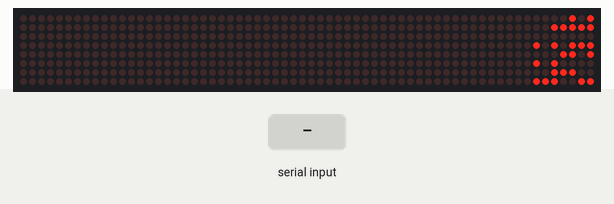
A sketch run on a simulated Arduino Uno, built with avr-gcc and run on an emulated ATmega328P. Parts: 64×8 LED matrix. Inputs (shaded band) come from the test bench.

Above: at 1.2 s.
1.3 s: "1" received over Serial
At 1.42 s:
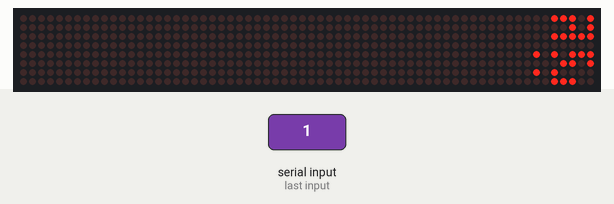
3.8 s: "0" received over Serial
At 3.99 s:
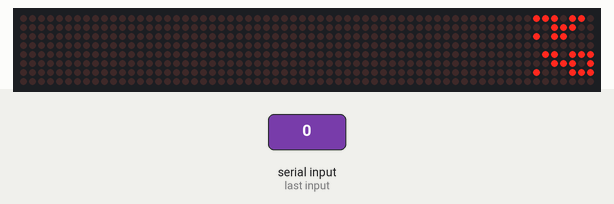
6.1 s: "2" received over Serial
At 6.31 s:
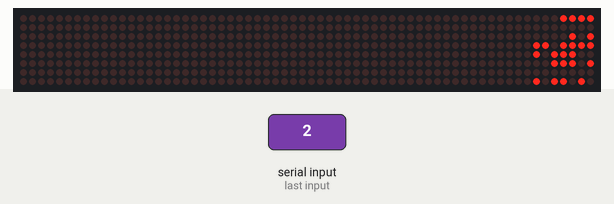
8.4 s: "1" received over Serial
10.7 s: "0" received over Serial
13.0 s: "2" received over Serial
At 15.53 s:
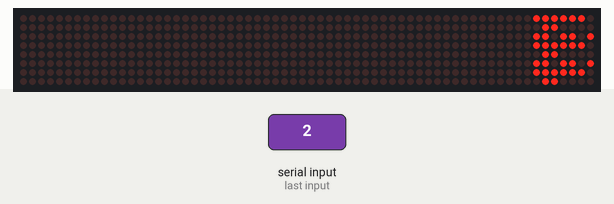
Timing chart, 0 to 16.3 s (numbered marks = the images above; inputs shaded):
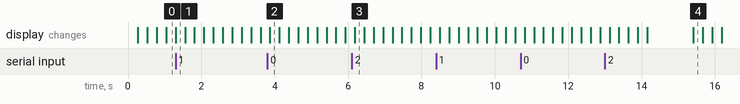

Measured:
- after the input at 13.0 s, the display: first differs from a run without the input after 2.4 s (image 4)

The sketch:

led-text.ino
```cpp
#include <LedControl.h>

int DIN = 4;
int CS = 5;
int CLK = 6;
String mess = "THE QUICK BROWN FOX JUMPS OVER THE LAZY DOG. 1234567890 ";
LedControl lc=LedControl(DIN, CLK, CS,0);

byte Cat[8]   = {B10001000,B11111000,B10101000,B01110001,B00100001,B01111001,B01111101,B10111110};
byte Apple[8] = {B00011000,B00001000,B01110110,B11111111,B11111111,B11111111,B01111010,B00110100};
byte ascii[] = {B00000000,B10110000,B00100010,B00110110,B01011011,B00010011,B00000000,B00100000, //sp.!"#$%&'
                B01001110,B01111000,B00110111,B00100101,B00011000,B00000001,B10000000,B00100101, //()*+,-./
                B01111110,B00110000,B01101101,B01111001,B00110011,B01011011,B01011111,B01110000, //01234567
                B01111111,B01111011,B00000000,B00000000,B00000000,B00000000,B00000000,B00000000, //89:;<=>?
                B00000000,B01111101,B00011111,B00001101,B00111101,B01101111,B01000111,B01011110, //@ABCDEFG
                B00010111,B01010000,B01011000,B01010111,B00001110,B01110110,B00010101,B00011101, //HIJKLMNO
                B01100111,B01110011,B00000101,B01011010,B00001111,B00011100,B01011100,B00111110, //PQRSTUVW
                B00110111,B00111011,B01101100,B00000000,B00000000,B00000000,B00000000,B00001000  //XYZ[\]^_
//               76543210, 76543210, 76543210, 76543210, 76543210, 76543210, 76543210, 76543210,
              };
void   setup() {
  Serial.begin(9600);
  lc.shutdown(0,false);
  lc.setIntensity(0,0);
  lc.clearDisplay(0);
}

void loop(){
  if (Serial.available() != 0)
    mess = Serial.readString();
  int l = mess.length();
  for(int j=0;j<l;j++) {
    for(int i=0;i<8;i++) {
      lc.setRow(0,7-i,ascii[mess.charAt((i+j)%l)-' ']);
    }
    delay(250);
  }
}
```
